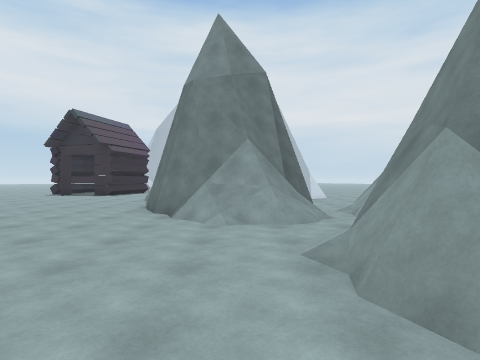
view 1 (above)

24 first-person views from a walk through a 3-D level made in the Unity game engine. The camera is 1.4 m above the floor, looks level and sees 80° across. The floor is counted in squares, 1.8 m on a side. Each view is taken from the middle of a square. On the plan, view 1 faces up. The plan holds only what a view shows up to about 10 squares ahead; the rest is blank. The place goes on beyond the plan. The player character is not drawn.

view 2
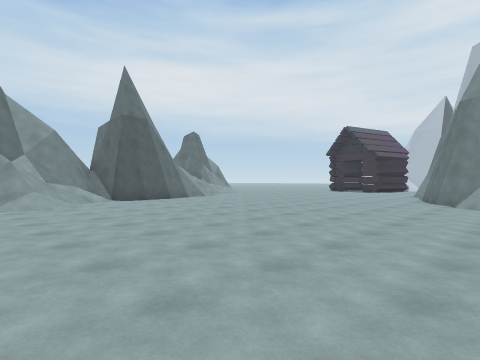

view 3
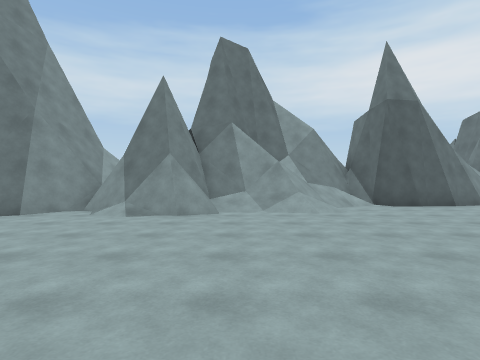

view 4
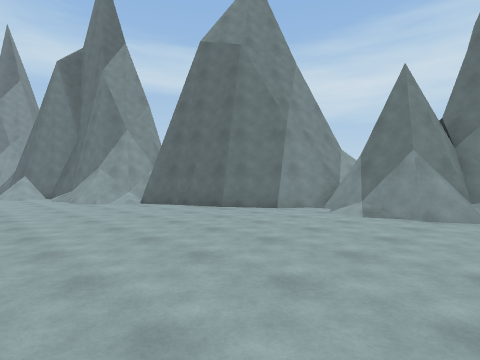

view 5
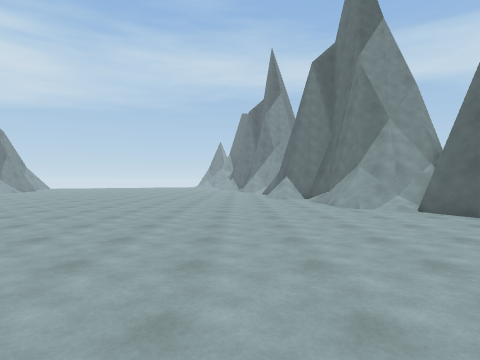

view 6
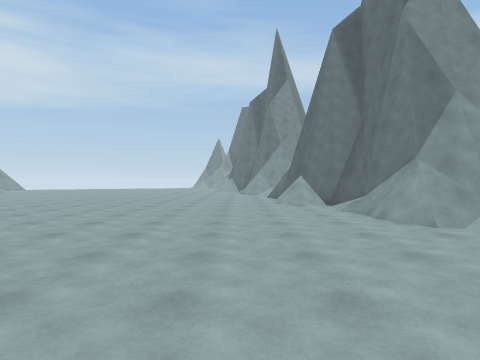

view 7
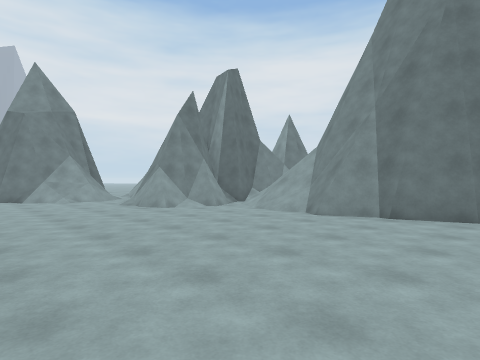

view 8
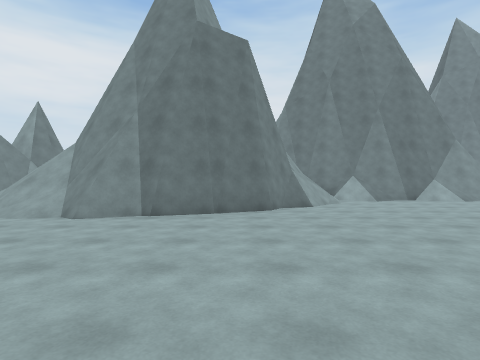

view 9
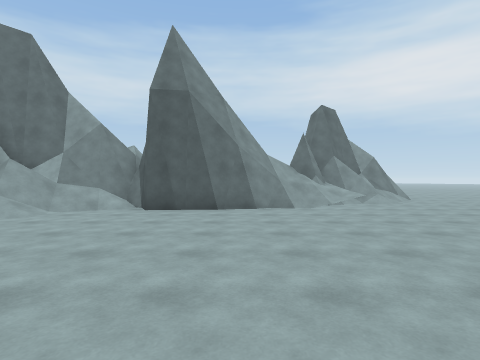

view 10
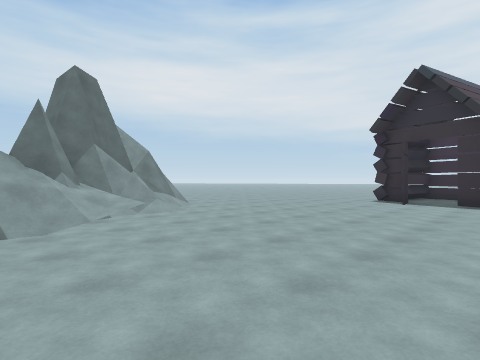

view 11
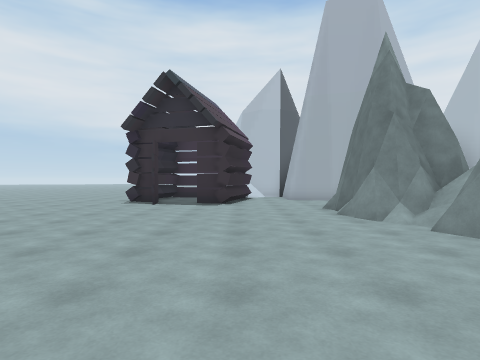

view 12
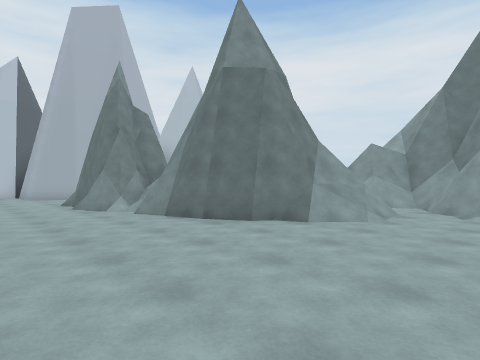

view 13
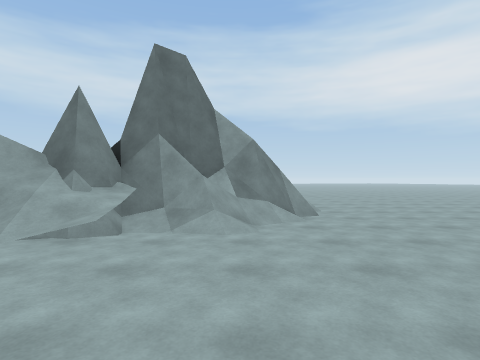

view 14
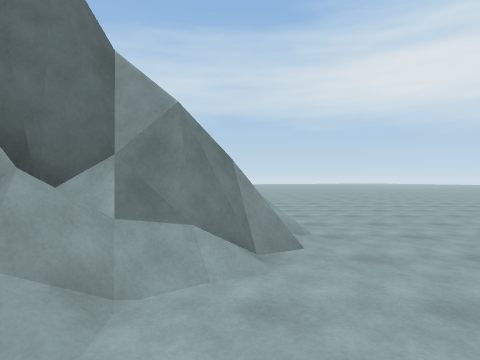

view 15
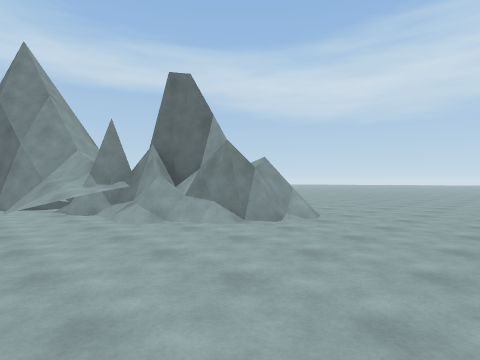

view 16
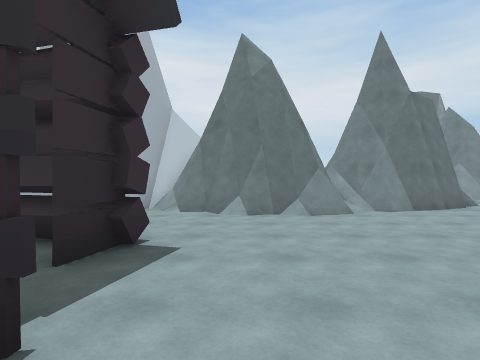

view 17
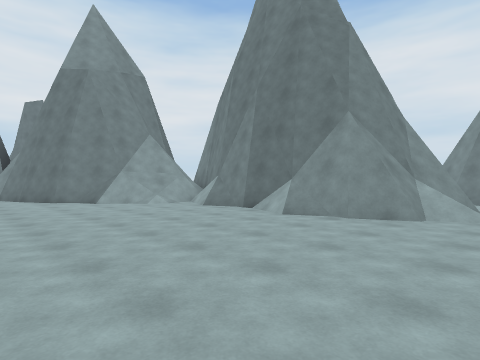

view 18
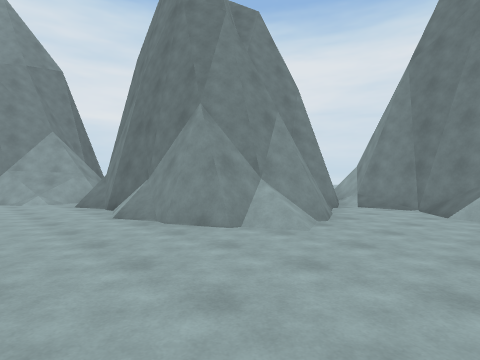

view 19
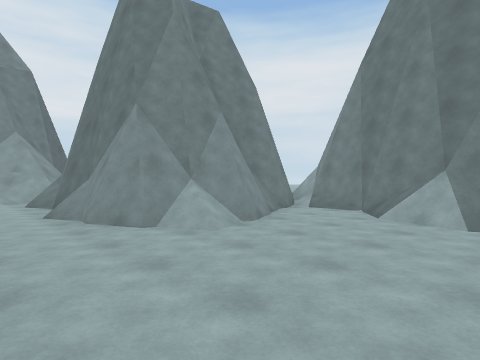

view 20
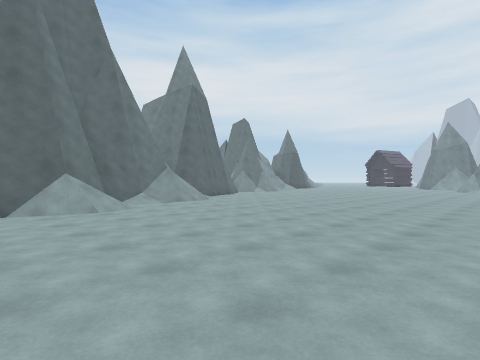

view 21
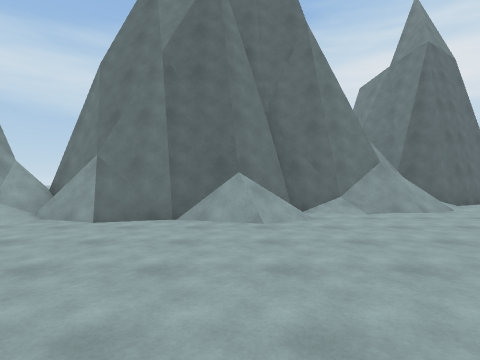

view 22
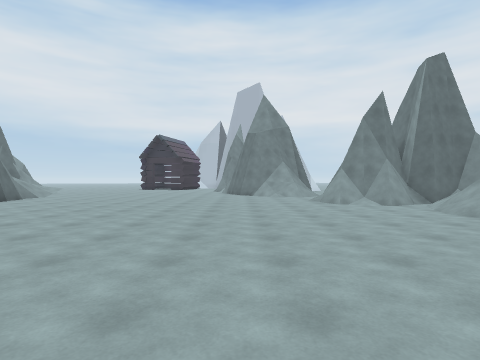

view 23
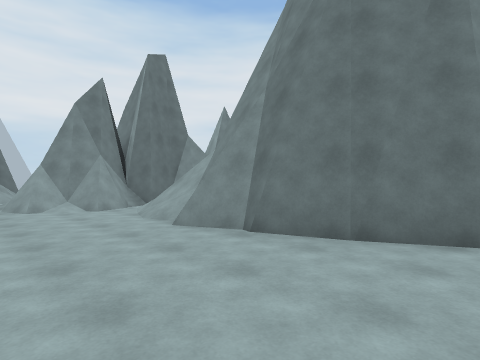

view 24
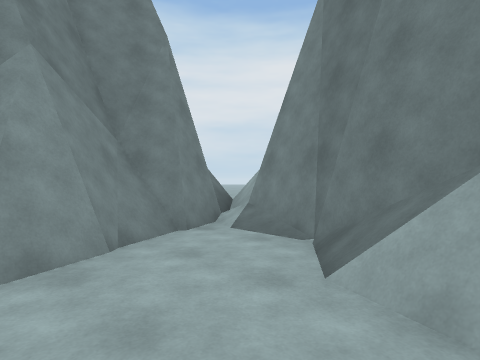

### Floor plan
Key: @ floor where view 1 was taken; # wall or solid block; . floor; / step, stairs or slope; = window, fence, low wall or low ledge; ^ raised ledge; v drop or lower ground; C cabin.
Columns run from 20 left of view 1 to 15 right of it. Each row starts with its distance up from view 1.
 15 ..... ....CC.CC...##
 14 ...........C..C..##
 13 .................#
 12 .................#
 11 .................###
 10 ..................##
  9 ....=##...........#
  8  ..   #//.........#   #=
  7       ##..........#######
  6       ##//.........###==#^
  5       ##//..........=#=##
  4        =#/............###
  3        ###...........####
  2        ###...........######
  1          #...........//#//#
  0         ##..........@.../=#
 -1         ##/............//#
 -2         ^=//.........../##
 -3         ^##/...........##
 -4         ^##/...........##
 -5           ##............#
 -6           ##............##
 -7           ##.............##=
 -8         /##...............###
 -9         ####...............=##
-10            ##...............=#
-11             #...............##
-12             ##..............##
-13             ##/.............##
-14             #=/=............##    ##
-15             ####............##  ###v
-16               ##............########
-17               ##............./##..#
-18                #/.................#
-19                ##...............=##
-20                 #...............=#
-21                 #........ ......

Positions as (right, up) in squares from view 1, and headings:
1: (0, 0), facing up
2: (0, -4), facing up-left
3: (-2, -4), facing left
4: (-2, -4), facing down-left
5: (-2, -6), facing down
6: (-2, -9), facing down
7: (-3, -6), facing up-right
8: (-3, -6), facing right
9: (-3, 3), facing left
10: (-6, 4), facing up-left
11: (-6, 5), facing up
12: (-6, 3), facing up-right
13: (-8, 8), facing left
14: (-11, 9), facing left
15: (-10, 13), facing down-left
16: (-10, 13), facing right
17: (2, -18), facing up-right
18: (5, -20), facing up-right
19: (6, -21), facing up-right
20: (4, -21), facing up-left
21: (2, -19), facing left
22: (-2, -8), facing up
23: (0, -7), facing up-right
24: (10, -20), facing up-right
